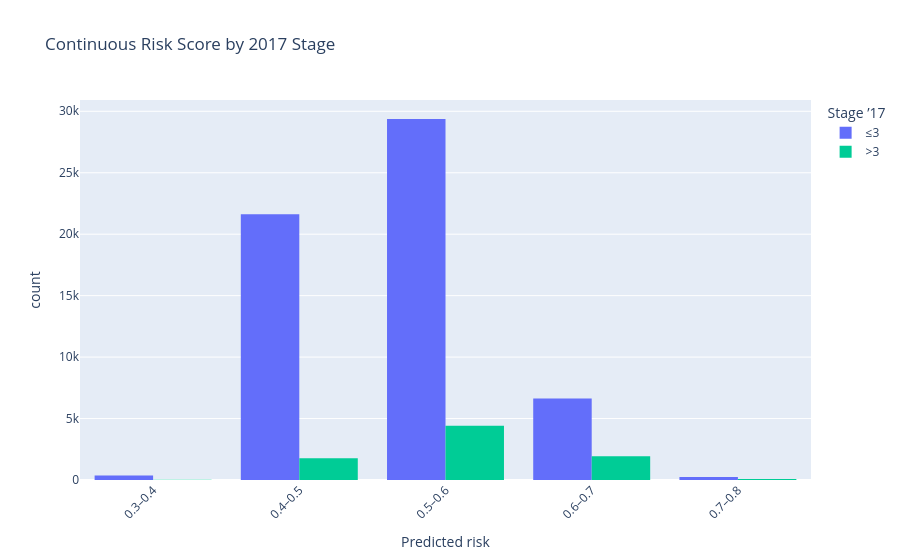

Notebook cell for this chart:
### Code cell
bin_edges = np.linspace(0, 1, 11)
bin_labels = [f"{left:.1f}–{right:.1f}" for left, right in zip(bin_edges[:-1], bin_edges[1:])]

df_plot["bin"] = pd.cut(df_plot["risk_score"], bins=bin_edges, labels=bin_labels)
df_plot["bin"] = pd.Categorical(df_plot["bin"], categories=bin_labels, ordered=True)
bins = list(df_plot["bin"].cat.categories)   # already ordered

fig = px.histogram(
    df_plot,
    x="bin",
    color=df_plot["stage_2017"].map({3:"≤3",4:">3"}),
    barmode="group",
    labels={"bin":"Predicted risk", "color":"Stage ’17"},
    title="Continuous Risk Score by 2017 Stage"
)
fig.update_layout(xaxis_tickangle=-45)
fig.update_xaxes(
    categoryorder="array",
    categoryarray=bins,      # <- enforce ascending order
    tickangle=-45
)
fig.show()

### Figure 1 — Plotly figure (JSON) as saved in the notebook; plotly's stock layout.template omitted (floating-point values rounded to 4 significant figures; data arrays with more than 128 entries replaced by an {"elided": "..."} marker saying what was removed)
{"data": [{"alignmentgroup": "True", "bingroup": "x", "hovertemplate": "Stage ’17=≤3<br>Predicted risk=%{x}<br>count=%{y}<extra></extra>", "legendgroup": "≤3", "marker": {"color": "#636efa", "pattern": {"shape": ""}}, "name": "≤3", "offsetgroup": "≤3", "orientation": "v", "showlegend": true, "type": "histogram", "x": {"elided": "58238 str values"}, "xaxis": "x", "yaxis": "y"}, {"alignmentgroup": "True", "bingroup": "x", "hovertemplate": "Stage ’17=>3<br>Predicted risk=%{x}<br>count=%{y}<extra></extra>", "legendgroup": ">3", "marker": {"color": "#00cc96", "pattern": {"shape": ""}}, "name": ">3", "offsetgroup": ">3", "orientation": "v", "showlegend": true, "type": "histogram", "x": {"elided": "8216 str values"}, "xaxis": "x", "yaxis": "y"}], "layout": {"barmode": "group", "legend": {"title": {"text": "Stage ’17"}, "tracegroupgap": 0}, "title": {"text": "Continuous Risk Score by 2017 Stage"}, "xaxis": {"anchor": "y", "categoryarray": ["0.0–0.1", "0.1–0.2", "0.2–0.3", "0.3–0.4", "0.4–0.5", "0.5–0.6", "0.6–0.7", "0.7–0.8", "0.8–0.9", "0.9–1.0"], "categoryorder": "array", "domain": [0, 1], "tickangle": -45, "title": {"text": "Predicted risk"}}, "yaxis": {"anchor": "x", "domain": [0, 1], "title": {"text": "count"}}}}
